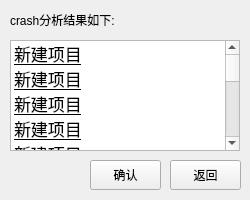
<?xml version="1.0" encoding="UTF-8"?>
<ui version="4.0">
 <class>result</class>
 <widget class="QWidget" name="result">
  <property name="geometry">
   <rect>
    <x>0</x>
    <y>0</y>
    <width>250</width>
    <height>200</height>
   </rect>
  </property>
  <property name="windowTitle">
   <string>result</string>
  </property>
  <widget class="QListWidget" name="listWidget">
   <property name="geometry">
    <rect>
     <x>10</x>
     <y>40</y>
     <width>230</width>
     <height>111</height>
    </rect>
   </property>
   <property name="font">
    <font>
     <pointsize>13</pointsize>
     <underline>true</underline>
     <kerning>false</kerning>
    </font>
   </property>
   <property name="sortingEnabled">
    <bool>false</bool>
   </property>
   <item>
    <property name="text">
     <string>新建项目</string>
    </property>
   </item>
   <item>
    <property name="text">
     <string>新建项目</string>
    </property>
   </item>
   <item>
    <property name="text">
     <string>新建项目</string>
    </property>
   </item>
   <item>
    <property name="text">
     <string>新建项目</string>
    </property>
   </item>
   <item>
    <property name="text">
     <string>新建项目</string>
    </property>
   </item>
   <item>
    <property name="text">
     <string>新建项目</string>
    </property>
   </item>
   <item>
    <property name="text">
     <string>新建项目</string>
    </property>
   </item>
   <item>
    <property name="text">
     <string>新建项目</string>
    </property>
   </item>
   <item>
    <property name="text">
     <string>新建项目</string>
    </property>
   </item>
   <item>
    <property name="text">
     <string>新建项目</string>
    </property>
   </item>
   <item>
    <property name="text">
     <string>新建项目</string>
    </property>
   </item>
   <item>
    <property name="text">
     <string>新建项目</string>
    </property>
   </item>
   <item>
    <property name="text">
     <string>新建项目</string>
    </property>
   </item>
   <item>
    <property name="text">
     <string>新建项目</string>
    </property>
   </item>
   <item>
    <property name="text">
     <string>新建项目</string>
    </property>
   </item>
   <item>
    <property name="text">
     <string>新建项目</string>
    </property>
   </item>
  </widget>
  <widget class="QLabel" name="label_2">
   <property name="geometry">
    <rect>
     <x>10</x>
     <y>10</y>
     <width>141</width>
     <height>20</height>
    </rect>
   </property>
   <property name="text">
    <string>crash分析结果如下:</string>
   </property>
  </widget>
  <widget class="QPushButton" name="pushButton_2">
   <property name="geometry">
    <rect>
     <x>170</x>
     <y>160</y>
     <width>71</width>
     <height>30</height>
    </rect>
   </property>
   <property name="text">
    <string>返回</string>
   </property>
  </widget>
  <widget class="QPushButton" name="pushButton_3">
   <property name="geometry">
    <rect>
     <x>90</x>
     <y>160</y>
     <width>71</width>
     <height>30</height>
    </rect>
   </property>
   <property name="text">
    <string>确认</string>
   </property>
  </widget>
 </widget>
 <resources/>
 <connections/>
</ui>
